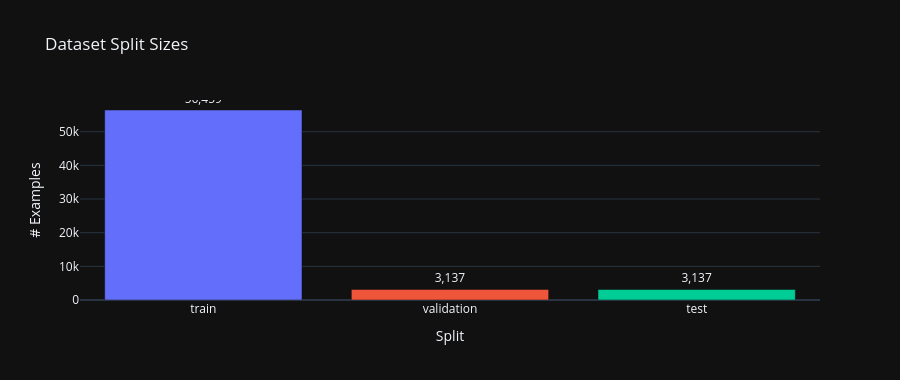
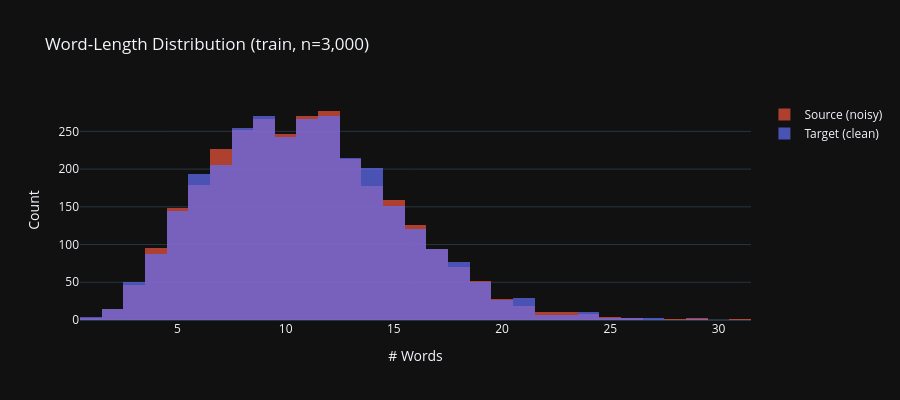
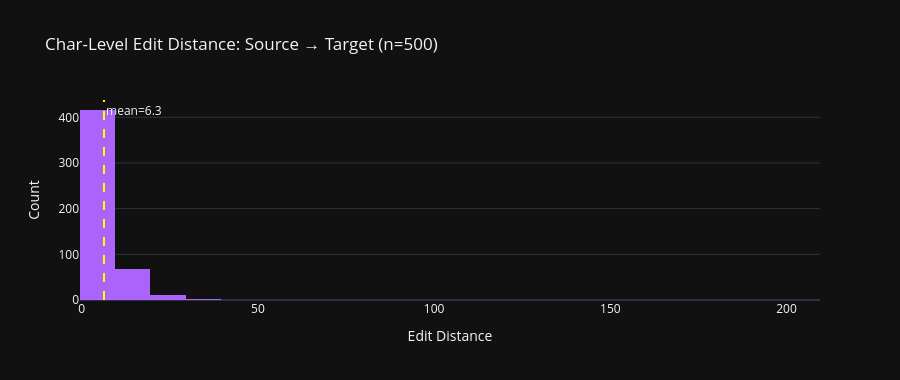

Source (notebook cell) for these figures, in order:
### Markdown cell above
## 7b. 📊 Dataset Visualizations

### Code cell
# ── 1. Split size bar chart ──────────────────────────────────────────────────
split_names  = list(dataset.keys())
split_counts = [len(dataset[s]) for s in split_names]

fig_splits = go.Figure(go.Bar(
    x=split_names, y=split_counts,
    text=[f"{c:,}" for c in split_counts],
    textposition="outside",
    marker_color=["#636EFA", "#EF553B", "#00CC96"],
))
fig_splits.update_layout(
    title="Dataset Split Sizes",
    xaxis_title="Split", yaxis_title="# Examples",
    template="plotly_dark", height=380,
)
fig_splits.show()

# ── 2. Source / Target token-length distributions (train split) ──────────────
sample_n = min(3000, len(dataset["train"]))
sample = dataset["train"].select(range(sample_n))

src_lens = [len(ex["src"].split()) for ex in sample]
tgt_lens = [len(ex["tgt"].split()) for ex in sample]

fig_lens = go.Figure()
fig_lens.add_trace(go.Histogram(x=src_lens, name="Source (noisy)", opacity=0.7,
                                nbinsx=40, marker_color="#EF553B"))
fig_lens.add_trace(go.Histogram(x=tgt_lens, name="Target (clean)", opacity=0.7,
                                nbinsx=40, marker_color="#636EFA"))
fig_lens.update_layout(
    barmode="overlay",
    title=f"Word-Length Distribution (train, n={sample_n:,})",
    xaxis_title="# Words", yaxis_title="Count",
    template="plotly_dark", height=400,
)
fig_lens.show()

# ── 3. Character-level edit distance heatmap (binned) ────────────────────────
def edit_distance(a: str, b: str) -> int:
    """Simple DP edit distance."""
    m, n = len(a), len(b)
    dp = list(range(n + 1))
    for i in range(1, m + 1):
        prev = dp[:]
        dp[0] = i
        for j in range(1, n + 1):
            dp[j] = prev[j-1] if a[i-1] == b[j-1] else 1 + min(prev[j], dp[j-1], prev[j-1])
    return dp[n]

ed_sample_n = min(500, len(dataset["train"]))
eds = [edit_distance(dataset["train"][i]["src"], dataset["train"][i]["tgt"])
       for i in range(ed_sample_n)]
avg_ed = np.mean(eds)

fig_ed = go.Figure(go.Histogram(
    x=eds, nbinsx=30,
    marker_color="#AB63FA",
    name="Edit Distance"
))
fig_ed.add_vline(x=avg_ed, line_dash="dash", line_color="yellow",
                 annotation_text=f"mean={avg_ed:.1f}", annotation_position="top right")
fig_ed.update_layout(
    title=f"Char-Level Edit Distance: Source → Target (n={ed_sample_n})",
    xaxis_title="Edit Distance", yaxis_title="Count",
    template="plotly_dark", height=380,
)
fig_ed.show()

print(f"✅ Visualizations done  |  avg edit distance = {avg_ed:.2f} chars")

### Figure 1 — Plotly figure (JSON) as saved in the notebook; plotly's stock layout.template omitted (floating-point values rounded to 4 significant figures)
{"data": [{"marker": {"color": ["#636EFA", "#EF553B", "#00CC96"]}, "text": ["56,459", "3,137", "3,137"], "textposition": "outside", "type": "bar", "x": ["train", "validation", "test"], "y": [56459, 3137, 3137]}], "layout": {"height": 380, "title": {"text": "Dataset Split Sizes"}, "xaxis": {"title": {"text": "Split"}}, "yaxis": {"title": {"text": "# Examples"}}}}

### Figure 2 — Plotly figure (JSON) as saved in the notebook; plotly's stock layout.template omitted (floating-point values rounded to 4 significant figures; data arrays with more than 128 entries replaced by an {"elided": "..."} marker saying what was removed)
{"data": [{"marker": {"color": "#EF553B"}, "name": "Source (noisy)", "nbinsx": 40, "opacity": 0.7, "type": "histogram", "x": {"elided": "3000 int values"}}, {"marker": {"color": "#636EFA"}, "name": "Target (clean)", "nbinsx": 40, "opacity": 0.7, "type": "histogram", "x": {"elided": "3000 int values"}}], "layout": {"barmode": "overlay", "height": 400, "title": {"text": "Word-Length Distribution (train, n=3,000)"}, "xaxis": {"title": {"text": "# Words"}}, "yaxis": {"title": {"text": "Count"}}}}

### Figure 3 — Plotly figure (JSON) as saved in the notebook; plotly's stock layout.template omitted (floating-point values rounded to 4 significant figures; data arrays with more than 128 entries replaced by an {"elided": "..."} marker saying what was removed)
{"data": [{"marker": {"color": "#AB63FA"}, "name": "Edit Distance", "nbinsx": 30, "type": "histogram", "x": {"elided": "500 int values"}}], "layout": {"annotations": [{"showarrow": false, "text": "mean=6.3", "x": 6.306, "xanchor": "left", "xref": "x", "y": 1, "yanchor": "top", "yref": "y domain"}], "height": 380, "shapes": [{"line": {"color": "yellow", "dash": "dash"}, "type": "line", "x0": 6.306, "x1": 6.306, "xref": "x", "y0": 0, "y1": 1, "yref": "y domain"}], "title": {"text": "Char-Level Edit Distance: Source → Target (n=500)"}, "xaxis": {"title": {"text": "Edit Distance"}}, "yaxis": {"title": {"text": "Count"}}}}
